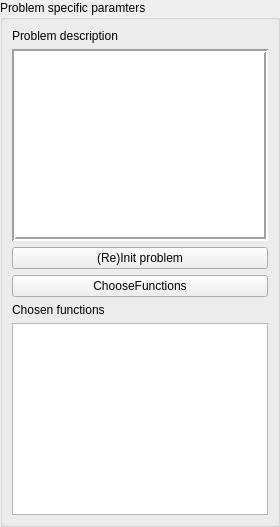
      <widget class="QGroupBox" name="groupBox_4">
       <property name="sizePolicy">
        <sizepolicy hsizetype="Expanding" vsizetype="Expanding">
         <horstretch>0</horstretch>
         <verstretch>0</verstretch>
        </sizepolicy>
       </property>
       <property name="minimumSize">
        <size>
         <width>0</width>
         <height>0</height>
        </size>
       </property>
       <property name="palette">
        <palette>
         <active/>
         <inactive/>
         <disabled/>
        </palette>
       </property>
       <property name="autoFillBackground">
        <bool>false</bool>
       </property>
       <property name="title">
        <string>Problem specific paramters</string>
       </property>
       <layout class="QGridLayout">
        <property name="margin">
         <number>9</number>
        </property>
        <property name="spacing">
         <number>6</number>
        </property>
        <item row="0" column="0">
         <widget class="QLabel" name="label">
          <property name="text">
           <string>Problem description</string>
          </property>
         </widget>
        </item>
        <item row="1" column="0">
         <widget class="QTextBrowser" name="problemDescription">
          <property name="minimumSize">
           <size>
            <width>0</width>
            <height>0</height>
           </size>
          </property>
          <property name="toolTip">
           <string>&lt;html&gt;&lt;head&gt;&lt;meta name=&quot;qrichtext&quot; content=&quot;1&quot; /&gt;&lt;/head&gt;&lt;body style=&quot; white-space: pre-wrap; font-family:MS Shell Dlg 2; font-size:8.25pt; font-weight:400; font-style:normal; text-decoration:none;&quot;&gt;&lt;p style=&quot; margin-top:0px; margin-bottom:0px; margin-left:0px; margin-right:0px; -qt-block-indent:0; text-indent:0px;&quot;&gt;Provides a description of the current problem&lt;/p&gt;&lt;/body&gt;&lt;/html&gt;</string>
          </property>
          <property name="frameShape">
           <enum>QFrame::Box</enum>
          </property>
          <property name="frameShadow">
           <enum>QFrame::Sunken</enum>
          </property>
          <property name="lineWidth">
           <number>2</number>
          </property>
          <property name="horizontalScrollBarPolicy">
           <enum>Qt::ScrollBarAlwaysOff</enum>
          </property>
          <property name="documentTitle">
           <string>Problem description</string>
          </property>
         </widget>
        </item>
        <item row="2" column="0">
         <widget class="QPushButton" name="reInitProblem">
          <property name="text">
           <string>(Re)Init problem</string>
          </property>
         </widget>
        </item>
        <item row="3" column="0">
         <widget class="QPushButton" name="ChooseFunctions">
          <property name="text">
           <string>ChooseFunctions</string>
          </property>
         </widget>
        </item>
        <item row="4" column="0">
         <widget class="QLabel" name="label_3">
          <property name="text">
           <string>Chosen functions</string>
          </property>
         </widget>
        </item>
        <item row="5" column="0">
         <widget class="QListWidget" name="functionList"/>
        </item>
       </layout>
      </widget>
